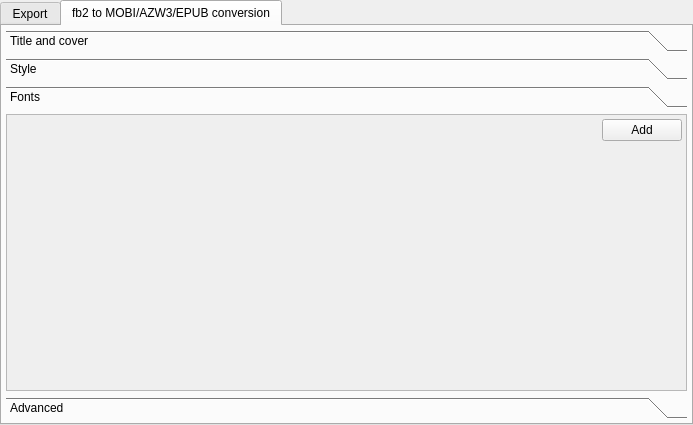
<?xml version="1.0" encoding="UTF-8"?>
<ui version="4.0">
 <class>ExportFrame</class>
 <widget class="QFrame" name="ExportFrame">
  <property name="geometry">
   <rect>
    <x>0</x>
    <y>0</y>
    <width>693</width>
    <height>425</height>
   </rect>
  </property>
  <property name="windowTitle">
   <string notr="true">Frame</string>
  </property>
  <property name="frameShape">
   <enum>QFrame::NoFrame</enum>
  </property>
  <property name="frameShadow">
   <enum>QFrame::Raised</enum>
  </property>
  <layout class="QVBoxLayout" name="verticalLayout_8">
   <property name="spacing">
    <number>8</number>
   </property>
   <property name="leftMargin">
    <number>0</number>
   </property>
   <property name="topMargin">
    <number>0</number>
   </property>
   <property name="rightMargin">
    <number>0</number>
   </property>
   <property name="bottomMargin">
    <number>0</number>
   </property>
   <item>
    <widget class="QTabWidget" name="tabWidget">
     <property name="currentIndex">
      <number>1</number>
     </property>
     <widget class="QWidget" name="tab">
      <attribute name="title">
       <string>Export</string>
      </attribute>
      <layout class="QVBoxLayout" name="verticalLayout_4">
       <property name="leftMargin">
        <number>5</number>
       </property>
       <property name="topMargin">
        <number>5</number>
       </property>
       <property name="rightMargin">
        <number>5</number>
       </property>
       <property name="bottomMargin">
        <number>5</number>
       </property>
       <item>
        <widget class="QGroupBox" name="groupBox_3">
         <property name="title">
          <string>Export parameters</string>
         </property>
         <layout class="QFormLayout" name="formLayout_2">
          <property name="fieldGrowthPolicy">
           <enum>QFormLayout::FieldsStayAtSizeHint</enum>
          </property>
          <property name="formAlignment">
           <set>Qt::AlignLeading|Qt::AlignLeft|Qt::AlignTop</set>
          </property>
          <item row="0" column="0">
           <widget class="QLabel" name="label_12">
            <property name="text">
             <string>Convert to:</string>
            </property>
            <property name="buddy">
             <cstring>GB2</cstring>
            </property>
           </widget>
          </item>
          <item row="0" column="1">
           <widget class="QComboBox" name="OutputFormat">
            <item>
             <property name="text">
              <string notr="true">-</string>
             </property>
            </item>
            <item>
             <property name="text">
              <string notr="true">MOBI</string>
             </property>
            </item>
            <item>
             <property name="text">
              <string notr="true">EPUB</string>
             </property>
            </item>
            <item>
             <property name="text">
              <string notr="true">AZW3</string>
             </property>
            </item>
            <item>
             <property name="text">
              <string notr="true">MOBI7</string>
             </property>
            </item>
           </widget>
          </item>
          <item row="1" column="0">
           <widget class="QLabel" name="label_10">
            <property name="text">
             <string>Postprocessing:</string>
            </property>
           </widget>
          </item>
          <item row="1" column="1">
           <widget class="QComboBox" name="CurrentTools">
            <property name="sizePolicy">
             <sizepolicy hsizetype="MinimumExpanding" vsizetype="Fixed">
              <horstretch>0</horstretch>
              <verstretch>0</verstretch>
             </sizepolicy>
            </property>
            <item>
             <property name="text">
              <string>nothing</string>
             </property>
            </item>
           </widget>
          </item>
         </layout>
        </widget>
       </item>
       <item>
        <layout class="QHBoxLayout" name="horizontalLayout_5">
         <item>
          <widget class="QRadioButton" name="radioDevice">
           <property name="text">
            <string>Send to device</string>
           </property>
           <property name="checked">
            <bool>true</bool>
           </property>
          </widget>
         </item>
         <item>
          <widget class="QRadioButton" name="radioEmail">
           <property name="text">
            <string>Send to e-mail</string>
           </property>
          </widget>
         </item>
         <item>
          <spacer name="horizontalSpacer">
           <property name="orientation">
            <enum>Qt::Horizontal</enum>
           </property>
           <property name="sizeHint" stdset="0">
            <size>
             <width>40</width>
             <height>20</height>
            </size>
           </property>
          </spacer>
         </item>
        </layout>
       </item>
       <item>
        <widget class="QStackedWidget" name="stackedWidget">
         <property name="currentIndex">
          <number>1</number>
         </property>
         <widget class="QWidget" name="page_3">
          <layout class="QVBoxLayout" name="verticalLayout_3">
           <property name="spacing">
            <number>-1</number>
           </property>
           <property name="leftMargin">
            <number>0</number>
           </property>
           <property name="topMargin">
            <number>0</number>
           </property>
           <property name="rightMargin">
            <number>0</number>
           </property>
           <property name="bottomMargin">
            <number>0</number>
           </property>
           <item>
            <widget class="QGroupBox" name="groupBox_2">
             <property name="title">
              <string/>
             </property>
             <layout class="QVBoxLayout" name="verticalLayout_6">
              <item>
               <widget class="QCheckBox" name="PostprocessingCopy">
                <property name="text">
                 <string>Use postprocessing for copy</string>
                </property>
               </widget>
              </item>
              <item>
               <widget class="QCheckBox" name="askPath">
                <property name="text">
                 <string>Ask path before export</string>
                </property>
               </widget>
              </item>
              <item>
               <widget class="QLabel" name="label_6">
                <property name="text">
                 <string>Path:</string>
                </property>
               </widget>
              </item>
              <item>
               <widget class="QLineEdit" name="Path"/>
              </item>
              <item>
               <widget class="QCheckBox" name="originalFileName">
                <property name="text">
                 <string>Use original file name</string>
                </property>
               </widget>
              </item>
              <item>
               <widget class="QLabel" name="label_exportname">
                <property name="text">
                 <string>File name:</string>
                </property>
               </widget>
              </item>
              <item>
               <layout class="QHBoxLayout" name="horizontalLayout_9">
                <property name="spacing">
                 <number>-1</number>
                </property>
                <item>
                 <widget class="QLineEdit" name="ExportFileName">
                  <property name="placeholderText">
                   <string notr="true">%a/%s/%n3%b</string>
                  </property>
                 </widget>
                </item>
                <item>
                 <widget class="QCheckBox" name="transliteration">
                  <property name="text">
                   <string>transliteration</string>
                  </property>
                 </widget>
                </item>
               </layout>
              </item>
             </layout>
            </widget>
           </item>
           <item>
            <spacer name="verticalSpacer">
             <property name="orientation">
              <enum>Qt::Vertical</enum>
             </property>
             <property name="sizeHint" stdset="0">
              <size>
               <width>20</width>
               <height>40</height>
              </size>
             </property>
            </spacer>
           </item>
          </layout>
         </widget>
         <widget class="QWidget" name="page_4">
          <layout class="QVBoxLayout" name="verticalLayout_2">
           <property name="leftMargin">
            <number>0</number>
           </property>
           <property name="topMargin">
            <number>0</number>
           </property>
           <property name="rightMargin">
            <number>0</number>
           </property>
           <property name="bottomMargin">
            <number>0</number>
           </property>
           <item>
            <widget class="QGroupBox" name="groupBox">
             <property name="title">
              <string/>
             </property>
             <layout class="QVBoxLayout" name="verticalLayout_5">
              <item>
               <layout class="QFormLayout" name="formLayout">
                <property name="fieldGrowthPolicy">
                 <enum>QFormLayout::ExpandingFieldsGrow</enum>
                </property>
                <item row="0" column="0">
                 <widget class="QLabel" name="label_16">
                  <property name="text">
                   <string>From:</string>
                  </property>
                 </widget>
                </item>
                <item row="0" column="1">
                 <widget class="QLineEdit" name="from_email">
                  <property name="placeholderText">
                   <string>e-mail</string>
                  </property>
                 </widget>
                </item>
                <item row="1" column="0">
                 <widget class="QLabel" name="label">
                  <property name="text">
                   <string>To:</string>
                  </property>
                 </widget>
                </item>
                <item row="1" column="1">
                 <widget class="QLineEdit" name="Email">
                  <property name="placeholderText">
                   <string>e-mail</string>
                  </property>
                 </widget>
                </item>
                <item row="2" column="0">
                 <widget class="QLabel" name="label_20">
                  <property name="text">
                   <string>Subject:</string>
                  </property>
                 </widget>
                </item>
                <item row="2" column="1">
                 <widget class="QLineEdit" name="mail_subject">
                  <property name="text">
                   <string/>
                  </property>
                  <property name="placeholderText">
                   <string notr="true">freeLib</string>
                  </property>
                 </widget>
                </item>
                <item row="3" column="0">
                 <widget class="QLabel" name="label_2">
                  <property name="text">
                   <string>Server:</string>
                  </property>
                 </widget>
                </item>
                <item row="3" column="1">
                 <layout class="QHBoxLayout" name="horizontalLayout" stretch="0,3">
                  <item>
                   <widget class="QLineEdit" name="Server">
                    <property name="placeholderText">
                     <string>server address</string>
                    </property>
                   </widget>
                  </item>
                  <item>
                   <layout class="QHBoxLayout" name="horizontalLayout_3">
                    <item>
                     <widget class="QLabel" name="label_11">
                      <property name="text">
                       <string>Type:</string>
                      </property>
                     </widget>
                    </item>
                    <item>
                     <widget class="QComboBox" name="ConnectionType">
                      <item>
                       <property name="text">
                        <string notr="true">Tcp</string>
                       </property>
                      </item>
                      <item>
                       <property name="text">
                        <string notr="true">Ssl</string>
                       </property>
                      </item>
                      <item>
                       <property name="text">
                        <string notr="true">Tsl</string>
                       </property>
                      </item>
                     </widget>
                    </item>
                    <item>
                     <widget class="QLabel" name="label_4">
                      <property name="text">
                       <string>Port:</string>
                      </property>
                      <property name="alignment">
                       <set>Qt::AlignRight|Qt::AlignTrailing|Qt::AlignVCenter</set>
                      </property>
                     </widget>
                    </item>
                    <item>
                     <widget class="QLineEdit" name="Port">
                      <property name="placeholderText">
                       <string>port</string>
                      </property>
                     </widget>
                    </item>
                   </layout>
                  </item>
                 </layout>
                </item>
                <item row="4" column="0">
                 <widget class="QLabel" name="label_3">
                  <property name="text">
                   <string>User:</string>
                  </property>
                 </widget>
                </item>
                <item row="4" column="1">
                 <layout class="QHBoxLayout" name="horizontalLayout_2" stretch="2,3">
                  <item>
                   <widget class="QLineEdit" name="User">
                    <property name="placeholderText">
                     <string>user name</string>
                    </property>
                   </widget>
                  </item>
                  <item>
                   <layout class="QHBoxLayout" name="horizontalLayout_6">
                    <item>
                     <widget class="QLabel" name="label_5">
                      <property name="text">
                       <string>Password:</string>
                      </property>
                      <property name="alignment">
                       <set>Qt::AlignRight|Qt::AlignTrailing|Qt::AlignVCenter</set>
                      </property>
                     </widget>
                    </item>
                    <item>
                     <widget class="QLineEdit" name="Password">
                      <property name="echoMode">
                       <enum>QLineEdit::Password</enum>
                      </property>
                      <property name="placeholderText">
                       <string>password</string>
                      </property>
                     </widget>
                    </item>
                   </layout>
                  </item>
                 </layout>
                </item>
                <item row="5" column="0">
                 <widget class="QLabel" name="label_9">
                  <property name="text">
                   <string>Pause:</string>
                  </property>
                 </widget>
                </item>
                <item row="5" column="1">
                 <widget class="QSpinBox" name="PauseMail"/>
                </item>
               </layout>
              </item>
             </layout>
            </widget>
           </item>
           <item>
            <spacer name="verticalSpacer_4">
             <property name="orientation">
              <enum>Qt::Vertical</enum>
             </property>
             <property name="sizeHint" stdset="0">
              <size>
               <width>20</width>
               <height>40</height>
              </size>
             </property>
            </spacer>
           </item>
          </layout>
         </widget>
        </widget>
       </item>
      </layout>
     </widget>
     <widget class="QWidget" name="tabFormat">
      <attribute name="title">
       <string>fb2 to MOBI/AZW3/EPUB conversion</string>
      </attribute>
      <layout class="QVBoxLayout" name="verticalLayout">
       <property name="spacing">
        <number>4</number>
       </property>
       <property name="leftMargin">
        <number>4</number>
       </property>
       <property name="topMargin">
        <number>4</number>
       </property>
       <property name="rightMargin">
        <number>4</number>
       </property>
       <property name="bottomMargin">
        <number>4</number>
       </property>
       <item>
        <widget class="QToolBox" name="toolBox">
         <property name="currentIndex">
          <number>2</number>
         </property>
         <widget class="QWidget" name="page_2">
          <property name="geometry">
           <rect>
            <x>0</x>
            <y>0</y>
            <width>664</width>
            <height>296</height>
           </rect>
          </property>
          <attribute name="label">
           <string>Title and cover</string>
          </attribute>
          <layout class="QVBoxLayout" name="verticalLayout_9">
           <property name="spacing">
            <number>0</number>
           </property>
           <property name="leftMargin">
            <number>0</number>
           </property>
           <property name="topMargin">
            <number>0</number>
           </property>
           <property name="rightMargin">
            <number>0</number>
           </property>
           <property name="bottomMargin">
            <number>0</number>
           </property>
           <item>
            <widget class="QFrame" name="GB2">
             <property name="frameShape">
              <enum>QFrame::StyledPanel</enum>
             </property>
             <layout class="QVBoxLayout" name="verticalLayout_13">
              <property name="leftMargin">
               <number>4</number>
              </property>
              <property name="topMargin">
               <number>4</number>
              </property>
              <property name="rightMargin">
               <number>4</number>
              </property>
              <property name="bottomMargin">
               <number>4</number>
              </property>
              <item>
               <widget class="QLabel" name="label_13">
                <property name="text">
                 <string>Author string:</string>
                </property>
               </widget>
              </item>
              <item>
               <layout class="QHBoxLayout" name="horizontalLayout_10">
                <item>
                 <widget class="QLineEdit" name="authorstring">
                  <property name="placeholderText">
                   <string notr="true">%nf %nm %nl</string>
                  </property>
                 </widget>
                </item>
                <item>
                 <widget class="QCheckBox" name="authorTranslit">
                  <property name="text">
                   <string>Transliteration</string>
                  </property>
                 </widget>
                </item>
               </layout>
              </item>
              <item>
               <widget class="QLabel" name="Label22">
                <property name="text">
                 <string>Book title:</string>
                </property>
               </widget>
              </item>
              <item>
               <layout class="QHBoxLayout" name="horizontalLayout_11">
                <item>
                 <widget class="QLineEdit" name="seriastring">
                  <property name="placeholderText">
                   <string notr="true">(%abbrs %n2) %b</string>
                  </property>
                 </widget>
                </item>
                <item>
                 <widget class="QCheckBox" name="seriaTranslit">
                  <property name="text">
                   <string>Transliteration</string>
                  </property>
                 </widget>
                </item>
               </layout>
              </item>
              <item>
               <widget class="QCheckBox" name="repairCover">
                <property name="text">
                 <string>Repair cover</string>
                </property>
               </widget>
              </item>
              <item>
               <widget class="QCheckBox" name="removePersonal">
                <property name="text">
                 <string>Remove 'Personal' tag (AZW3 only)</string>
                </property>
               </widget>
              </item>
              <item>
               <widget class="QCheckBox" name="createCover">
                <property name="text">
                 <string>Create cover if not exists</string>
                </property>
               </widget>
              </item>
              <item>
               <widget class="QCheckBox" name="createCaverAlways">
                <property name="text">
                 <string>Always create cover</string>
                </property>
               </widget>
              </item>
              <item>
               <widget class="QCheckBox" name="addCoverLabel">
                <property name="text">
                 <string>Add additional label to existing cover</string>
                </property>
               </widget>
              </item>
              <item>
               <widget class="QLabel" name="label_tmplate">
                <property name="text">
                 <string>Additional label for existing cover:</string>
                </property>
               </widget>
              </item>
              <item>
               <widget class="QLineEdit" name="coverLabel">
                <property name="placeholderText">
                 <string notr="true">%abbrs - %n2</string>
                </property>
               </widget>
              </item>
              <item>
               <spacer name="verticalSpacer_6">
                <property name="orientation">
                 <enum>Qt::Vertical</enum>
                </property>
                <property name="sizeHint" stdset="0">
                 <size>
                  <width>20</width>
                  <height>40</height>
                 </size>
                </property>
               </spacer>
              </item>
             </layout>
            </widget>
           </item>
          </layout>
         </widget>
         <widget class="QWidget" name="page_5">
          <property name="geometry">
           <rect>
            <x>0</x>
            <y>0</y>
            <width>386</width>
            <height>296</height>
           </rect>
          </property>
          <attribute name="label">
           <string>Style</string>
          </attribute>
          <layout class="QVBoxLayout" name="verticalLayout_10">
           <property name="leftMargin">
            <number>0</number>
           </property>
           <property name="topMargin">
            <number>0</number>
           </property>
           <property name="rightMargin">
            <number>0</number>
           </property>
           <property name="bottomMargin">
            <number>0</number>
           </property>
           <item>
            <widget class="QFrame" name="GB5">
             <property name="frameShape">
              <enum>QFrame::StyledPanel</enum>
             </property>
             <layout class="QHBoxLayout" name="horizontalLayout_14" stretch="0,0">
              <property name="leftMargin">
               <number>4</number>
              </property>
              <property name="topMargin">
               <number>4</number>
              </property>
              <property name="rightMargin">
               <number>4</number>
              </property>
              <property name="bottomMargin">
               <number>4</number>
              </property>
              <item>
               <layout class="QVBoxLayout" name="verticalLayout_16">
                <item>
                 <widget class="QLabel" name="label_27">
                  <property name="text">
                   <string>Show footnotes:</string>
                  </property>
                  <property name="buddy">
                   <cstring>GB5</cstring>
                  </property>
                 </widget>
                </item>
                <item>
                 <layout class="QHBoxLayout" name="horizontalLayout_4">
                  <item>
                   <widget class="QComboBox" name="footnotes">
                    <item>
                     <property name="text">
                      <string>at the end of the book</string>
                     </property>
                    </item>
                    <item>
                     <property name="text">
                      <string>in text</string>
                     </property>
                    </item>
                    <item>
                     <property name="text">
                      <string>after paragraph</string>
                     </property>
                    </item>
                    <item>
                     <property name="text">
                      <string>popup</string>
                     </property>
                    </item>
                   </widget>
                  </item>
                  <item>
                   <spacer name="horizontalSpacer_2">
                    <property name="orientation">
                     <enum>Qt::Horizontal</enum>
                    </property>
                    <property name="sizeHint" stdset="0">
                     <size>
                      <width>40</width>
                      <height>20</height>
                     </size>
                    </property>
                   </spacer>
                  </item>
                 </layout>
                </item>
                <item>
                 <widget class="QLabel" name="label_15">
                  <property name="text">
                   <string>Hyphenate:</string>
                  </property>
                 </widget>
                </item>
                <item>
                 <layout class="QHBoxLayout" name="horizontalLayout_7">
                  <item>
                   <widget class="QComboBox" name="hyphenate">
                    <item>
                     <property name="text">
                      <string>no</string>
                     </property>
                    </item>
                    <item>
                     <property name="text">
                      <string>soft</string>
                     </property>
                    </item>
                    <item>
                     <property name="text">
                      <string>children</string>
                     </property>
                    </item>
                   </widget>
                  </item>
                  <item>
                   <spacer name="horizontalSpacer_4">
                    <property name="orientation">
                     <enum>Qt::Horizontal</enum>
                    </property>
                    <property name="sizeHint" stdset="0">
                     <size>
                      <width>40</width>
                      <height>20</height>
                     </size>
                    </property>
                   </spacer>
                  </item>
                 </layout>
                </item>
                <item>
                 <widget class="QLabel" name="label_18">
                  <property name="text">
                   <string>Vignette:</string>
                  </property>
                 </widget>
                </item>
                <item>
                 <layout class="QHBoxLayout" name="horizontalLayout_8">
                  <item>
                   <widget class="QComboBox" name="Vignette">
                    <item>
                     <property name="text">
                      <string>no</string>
                     </property>
                    </item>
                    <item>
                     <property name="text">
                      <string>image</string>
                     </property>
                    </item>
                    <item>
                     <property name="text">
                      <string>text</string>
                     </property>
                    </item>
                   </widget>
                  </item>
                  <item>
                   <spacer name="horizontalSpacer_5">
                    <property name="orientation">
                     <enum>Qt::Horizontal</enum>
                    </property>
                    <property name="sizeHint" stdset="0">
                     <size>
                      <width>40</width>
                      <height>20</height>
                     </size>
                    </property>
                   </spacer>
                  </item>
                 </layout>
                </item>
                <item>
                 <widget class="QCheckBox" name="break_after_cupture">
                  <property name="text">
                   <string>Page break between chapters</string>
                  </property>
                 </widget>
                </item>
                <item>
                 <widget class="QCheckBox" name="dropcaps">
                  <property name="text">
                   <string>Insert dropcaps</string>
                  </property>
                 </widget>
                </item>
                <item>
                 <widget class="QLabel" name="label_7">
                  <property name="text">
                   <string>Content:</string>
                  </property>
                 </widget>
                </item>
                <item>
                 <layout class="QHBoxLayout" name="horizontalLayout_13">
                  <item>
                   <widget class="QComboBox" name="content_placement">
                    <item>
                     <property name="text">
                      <string>no content</string>
                     </property>
                    </item>
                    <item>
                     <property name="text">
                      <string>at the beginning of the book</string>
                     </property>
                    </item>
                    <item>
                     <property name="text">
                      <string>at the end of the book</string>
                     </property>
                    </item>
                   </widget>
                  </item>
                  <item>
                   <spacer name="horizontalSpacer_7">
                    <property name="orientation">
                     <enum>Qt::Horizontal</enum>
                    </property>
                    <property name="sizeHint" stdset="0">
                     <size>
                      <width>40</width>
                      <height>20</height>
                     </size>
                    </property>
                   </spacer>
                  </item>
                 </layout>
                </item>
                <item>
                 <spacer name="verticalSpacer_5">
                  <property name="orientation">
                   <enum>Qt::Vertical</enum>
                  </property>
                  <property name="sizeHint" stdset="0">
                   <size>
                    <width>20</width>
                    <height>40</height>
                   </size>
                  </property>
                 </spacer>
                </item>
               </layout>
              </item>
              <item>
               <layout class="QVBoxLayout" name="verticalLayout_14" stretch="0,1,0">
                <property name="spacing">
                 <number>0</number>
                </property>
                <item>
                 <layout class="QHBoxLayout" name="horizontalLayout_15">
                  <item>
                   <widget class="QCheckBox" name="userCSS">
                    <property name="text">
                     <string>User CSS</string>
                    </property>
                   </widget>
                  </item>
                  <item>
                   <spacer name="horizontalSpacer_8">
                    <property name="orientation">
                     <enum>Qt::Horizontal</enum>
                    </property>
                    <property name="sizeHint" stdset="0">
                     <size>
                      <width>40</width>
                      <height>20</height>
                     </size>
                    </property>
                   </spacer>
                  </item>
                  <item>
                   <widget class="QToolButton" name="btnDefaultCSS">
                    <property name="maximumSize">
                     <size>
                      <width>20</width>
                      <height>20</height>
                     </size>
                    </property>
                    <property name="toolTip">
                     <string>Load default CSS</string>
                    </property>
                    <property name="text">
                     <string notr="true">...</string>
                    </property>
                    <property name="icon">
                     <iconset resource="resource.qrc">
                      <normaloff>:/icons/img/icons/open.png</normaloff>:/icons/img/icons/open.png</iconset>
                    </property>
                   </widget>
                  </item>
                 </layout>
                </item>
                <item>
                 <widget class="QPlainTextEdit" name="UserCSStext"/>
                </item>
                <item>
                 <spacer name="verticalSpacer_7">
                  <property name="orientation">
                   <enum>Qt::Vertical</enum>
                  </property>
                  <property name="sizeHint" stdset="0">
                   <size>
                    <width>20</width>
                    <height>5</height>
                   </size>
                  </property>
                 </spacer>
                </item>
               </layout>
              </item>
             </layout>
            </widget>
           </item>
          </layout>
         </widget>
         <widget class="QWidget" name="page">
          <property name="geometry">
           <rect>
            <x>0</x>
            <y>0</y>
            <width>679</width>
            <height>252</height>
           </rect>
          </property>
          <attribute name="label">
           <string>Fonts</string>
          </attribute>
          <layout class="QVBoxLayout" name="verticalLayout_12">
           <property name="leftMargin">
            <number>0</number>
           </property>
           <property name="topMargin">
            <number>0</number>
           </property>
           <property name="rightMargin">
            <number>0</number>
           </property>
           <property name="bottomMargin">
            <number>0</number>
           </property>
           <item>
            <widget class="QFrame" name="frame">
             <property name="frameShape">
              <enum>QFrame::StyledPanel</enum>
             </property>
             <layout class="QVBoxLayout" name="fontLayout">
              <property name="spacing">
               <number>2</number>
              </property>
              <property name="leftMargin">
               <number>4</number>
              </property>
              <property name="topMargin">
               <number>4</number>
              </property>
              <property name="rightMargin">
               <number>4</number>
              </property>
              <property name="bottomMargin">
               <number>4</number>
              </property>
              <item>
               <layout class="QHBoxLayout" name="Layout">
                <item>
                 <spacer name="horizontalSpacer_3">
                  <property name="orientation">
                   <enum>Qt::Horizontal</enum>
                  </property>
                  <property name="sizeHint" stdset="0">
                   <size>
                    <width>40</width>
                    <height>20</height>
                   </size>
                  </property>
                 </spacer>
                </item>
                <item>
                 <widget class="QPushButton" name="AddFont">
                  <property name="text">
                   <string>Add</string>
                  </property>
                 </widget>
                </item>
               </layout>
              </item>
              <item>
               <spacer name="verticalSpacer_2">
                <property name="orientation">
                 <enum>Qt::Vertical</enum>
                </property>
                <property name="sizeHint" stdset="0">
                 <size>
                  <width>20</width>
                  <height>195</height>
                 </size>
                </property>
               </spacer>
              </item>
             </layout>
            </widget>
           </item>
          </layout>
         </widget>
         <widget class="QWidget" name="page_6">
          <property name="geometry">
           <rect>
            <x>0</x>
            <y>0</y>
            <width>228</width>
            <height>132</height>
           </rect>
          </property>
          <attribute name="label">
           <string>Advanced</string>
          </attribute>
          <layout class="QVBoxLayout" name="verticalLayout_11">
           <property name="leftMargin">
            <number>0</number>
           </property>
           <property name="topMargin">
            <number>0</number>
           </property>
           <property name="rightMargin">
            <number>0</number>
           </property>
           <property name="bottomMargin">
            <number>0</number>
           </property>
           <item>
            <widget class="QFrame" name="GB6">
             <property name="frameShape">
              <enum>QFrame::StyledPanel</enum>
             </property>
             <layout class="QVBoxLayout" name="verticalLayout_7">
              <property name="leftMargin">
               <number>4</number>
              </property>
              <property name="topMargin">
               <number>4</number>
              </property>
              <property name="rightMargin">
               <number>4</number>
              </property>
              <property name="bottomMargin">
               <number>4</number>
              </property>
              <item>
               <widget class="QCheckBox" name="annotation">
                <property name="text">
                 <string>Don't add annotation</string>
                </property>
               </widget>
              </item>
              <item>
               <widget class="QCheckBox" name="split_file">
                <property name="text">
                 <string>Split into files by chapters</string>
                </property>
               </widget>
              </item>
              <item>
               <widget class="QCheckBox" name="join_series">
                <property name="text">
                 <string>Join a series to single book</string>
                </property>
               </widget>
              </item>
              <item>
               <widget class="QCheckBox" name="ml_toc">
                <property name="text">
                 <string>Use multi-level table of contents</string>
                </property>
               </widget>
              </item>
              <item>
               <layout class="QHBoxLayout" name="horizontalLayout_12" stretch="0,0,1">
                <item>
                 <widget class="QLabel" name="label_lavel">
                  <property name="text">
                   <string>Maximum caption level:</string>
                  </property>
                  <property name="buddy">
                   <cstring>GB6</cstring>
                  </property>
                 </widget>
                </item>
                <item>
                 <widget class="QSpinBox" name="MAXcaptionLevel">
                  <property name="minimum">
                   <number>2</number>
                  </property>
                  <property name="maximum">
                   <number>10</number>
                  </property>
                 </widget>
                </item>
                <item>
                 <spacer name="horizontalSpacer_6">
                  <property name="orientation">
                   <enum>Qt::Horizontal</enum>
                  </property>
                  <property name="sizeHint" stdset="0">
                   <size>
                    <width>40</width>
                    <height>20</height>
                   </size>
                  </property>
                 </spacer>
                </item>
               </layout>
              </item>
              <item>
               <spacer name="verticalSpacer_3">
                <property name="orientation">
                 <enum>Qt::Vertical</enum>
                </property>
                <property name="sizeHint" stdset="0">
                 <size>
                  <width>20</width>
                  <height>40</height>
                 </size>
                </property>
               </spacer>
              </item>
             </layout>
            </widget>
           </item>
          </layout>
         </widget>
        </widget>
       </item>
      </layout>
     </widget>
    </widget>
   </item>
  </layout>
 </widget>
 <tabstops>
  <tabstop>OutputFormat</tabstop>
  <tabstop>CurrentTools</tabstop>
  <tabstop>radioDevice</tabstop>
  <tabstop>radioEmail</tabstop>
  <tabstop>ExportFileName</tabstop>
  <tabstop>transliteration</tabstop>
  <tabstop>from_email</tabstop>
  <tabstop>Email</tabstop>
  <tabstop>mail_subject</tabstop>
  <tabstop>Server</tabstop>
  <tabstop>ConnectionType</tabstop>
  <tabstop>Port</tabstop>
  <tabstop>User</tabstop>
  <tabstop>Password</tabstop>
  <tabstop>PauseMail</tabstop>
  <tabstop>AddFont</tabstop>
  <tabstop>tabWidget</tabstop>
 </tabstops>
 <resources>
  <include location="resource.qrc"/>
 </resources>
 <connections/>
</ui>
